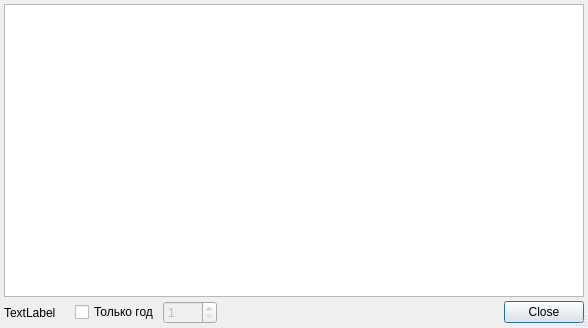
<?xml version="1.0" encoding="UTF-8"?>
<ui version="4.0">
 <class>CalendarExceptionListDialog</class>
 <widget class="QDialog" name="CalendarExceptionListDialog">
  <property name="windowModality">
   <enum>Qt::ApplicationModal</enum>
  </property>
  <property name="geometry">
   <rect>
    <x>0</x>
    <y>0</y>
    <width>588</width>
    <height>328</height>
   </rect>
  </property>
  <property name="windowTitle">
   <string>Список записей</string>
  </property>
  <property name="sizeGripEnabled">
   <bool>true</bool>
  </property>
  <property name="modal">
   <bool>true</bool>
  </property>
  <layout class="QGridLayout" name="gridLayout">
   <property name="margin">
    <number>4</number>
   </property>
   <property name="spacing">
    <number>4</number>
   </property>
   <item row="1" column="3">
    <widget class="QSpinBox" name="edtYear">
     <property name="enabled">
      <bool>false</bool>
     </property>
     <property name="minimum">
      <number>1</number>
     </property>
     <property name="maximum">
      <number>9999</number>
     </property>
    </widget>
   </item>
   <item row="1" column="4">
    <spacer name="horizontalSpacer">
     <property name="orientation">
      <enum>Qt::Horizontal</enum>
     </property>
     <property name="sizeHint" stdset="0">
      <size>
       <width>308</width>
       <height>20</height>
      </size>
     </property>
    </spacer>
   </item>
   <item row="1" column="5">
    <widget class="QDialogButtonBox" name="buttonBox">
     <property name="standardButtons">
      <set>QDialogButtonBox::Close</set>
     </property>
    </widget>
   </item>
   <item row="1" column="2">
    <widget class="QCheckBox" name="chkYearFilter">
     <property name="text">
      <string>Только год</string>
     </property>
    </widget>
   </item>
   <item row="1" column="0">
    <widget class="QLabel" name="label">
     <property name="text">
      <string>TextLabel</string>
     </property>
    </widget>
   </item>
   <item row="0" column="0" colspan="6">
    <widget class="CTableView" name="tblItems">
     <property name="whatsThis">
      <string comment="ура!">список записей</string>
     </property>
     <property name="tabKeyNavigation">
      <bool>false</bool>
     </property>
     <property name="alternatingRowColors">
      <bool>true</bool>
     </property>
    </widget>
   </item>
   <item row="1" column="1">
    <spacer name="horizontalSpacer_2">
     <property name="orientation">
      <enum>Qt::Horizontal</enum>
     </property>
     <property name="sizeHint" stdset="0">
      <size>
       <width>40</width>
       <height>20</height>
      </size>
     </property>
    </spacer>
   </item>
  </layout>
 </widget>
 <customwidgets>
  <customwidget>
   <class>CTableView</class>
   <extends>QTableView</extends>
   <header>library/TableView.h</header>
  </customwidget>
 </customwidgets>
 <tabstops>
  <tabstop>tblItems</tabstop>
  <tabstop>chkYearFilter</tabstop>
  <tabstop>edtYear</tabstop>
  <tabstop>buttonBox</tabstop>
 </tabstops>
 <resources/>
 <connections>
  <connection>
   <sender>buttonBox</sender>
   <signal>rejected()</signal>
   <receiver>CalendarExceptionListDialog</receiver>
   <slot>close()</slot>
   <hints>
    <hint type="sourcelabel">
     <x>582</x>
     <y>318</y>
    </hint>
    <hint type="destinationlabel">
     <x>777</x>
     <y>420</y>
    </hint>
   </hints>
  </connection>
  <connection>
   <sender>chkYearFilter</sender>
   <signal>toggled(bool)</signal>
   <receiver>edtYear</receiver>
   <slot>setEnabled(bool)</slot>
   <hints>
    <hint type="sourcelabel">
     <x>49</x>
     <y>307</y>
    </hint>
    <hint type="destinationlabel">
     <x>120</x>
     <y>310</y>
    </hint>
   </hints>
  </connection>
 </connections>
</ui>
